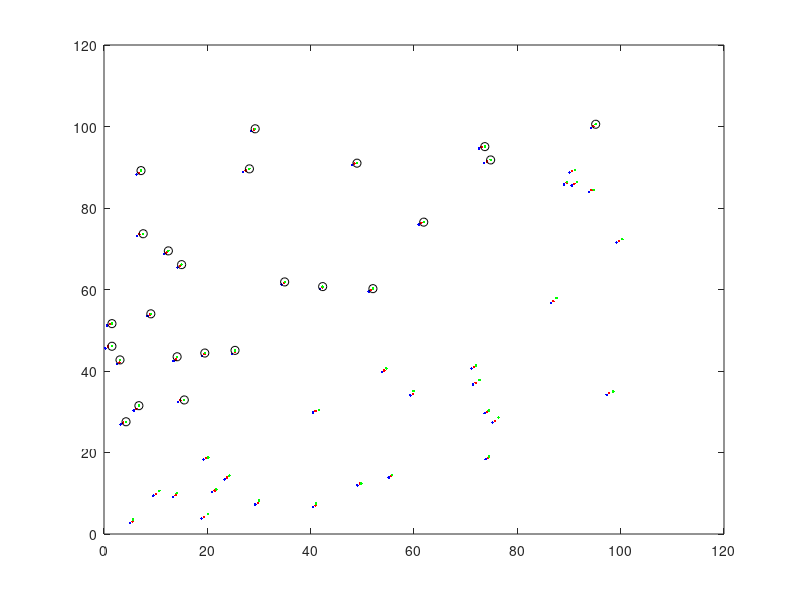

MATLAB code for this plot:
%---------------------------------------------------------------
% Example2.m, for lecture M3, MTRN2500, session 2.2017
%---------------------------------------------------------------
% Example, for showing how a global variable is visible (read/modified) from many
% functions.
%---------------------------------------------------------------
% In this example, we allow many functions to modify a 'global' variable.
% By using global variables we can simplify, and make more efficient certain parts
% of our programs; in particular, for very large variables, which we prefer
% not to duplicate (e.g. which occurs, when being passed BY VALUE, to functions, as we did in
% in example1.m ).
% However, using global variables is a promiscuous way of sharing data; which may imply some
% disadvantages, as well.
%---------------------------------------------------------------

function Example2() % Main()

 global A2500;
  % We declared that the variable A2500, used in this function, is  GLOBAL
 
 % The rest of this example has certain similarity with Example1.m
 % (btw: You should have read Example1.m, before inspecting this example.)
 
 N=50;  A2500 = rand(2,N)*100;
 
 figure(1) ; clf();
 plot(A2500(1,:),A2500(2,:),'b.');
 
 
 modify1();
 
 hold on;
 plot(A2500(1,:),A2500(2,:),'r.');

 modify2();
 
 plot(A2500(1,:),A2500(2,:),'g.');
 modify3();
 
 plot(A2500(1,:),A2500(2,:),'ko');

 
end


%-------------------------------------------------
% We perform some trivial operation, just for showing the concept.
% We assume A2500 is a 2xL matrix.

function modify1()
    global A2500;           % we also locally declare the global variables to be used here.
    A2500(1,:)=A2500(1,:)+0.5;
    A2500(2,:)=A2500(2,:)+0.4;
end

%-------------------------------------------------
%-------------------------------------------------
% We perform another trivial operation.
% We assume ....
function modify2()
    global A2500;
    A2500 =A2500+ 0.8*rand(size(A2500));
 end
%-------------------------------------------------

function ii=modify3()
    global A2500;
    ii = find(A2500(1,:)<A2500(2,:));
    A2500=A2500(:,ii);
end

%---------------------------------------------------------------
%---------------------------------------------------------------

% Next step, in lecture M3: Read example3.m, where we use NESTED FUNCTIONS,
% for sharing variables.

%---------------------------------------------------------------
% Questions?
% Ask the lecturer, via Moodle's forum or by sending him an email:
% to: j.guivant@unsw.edu.au

% (Doubts? ASK, before the snowball gets big.)
%---------------------------------------------------------------


